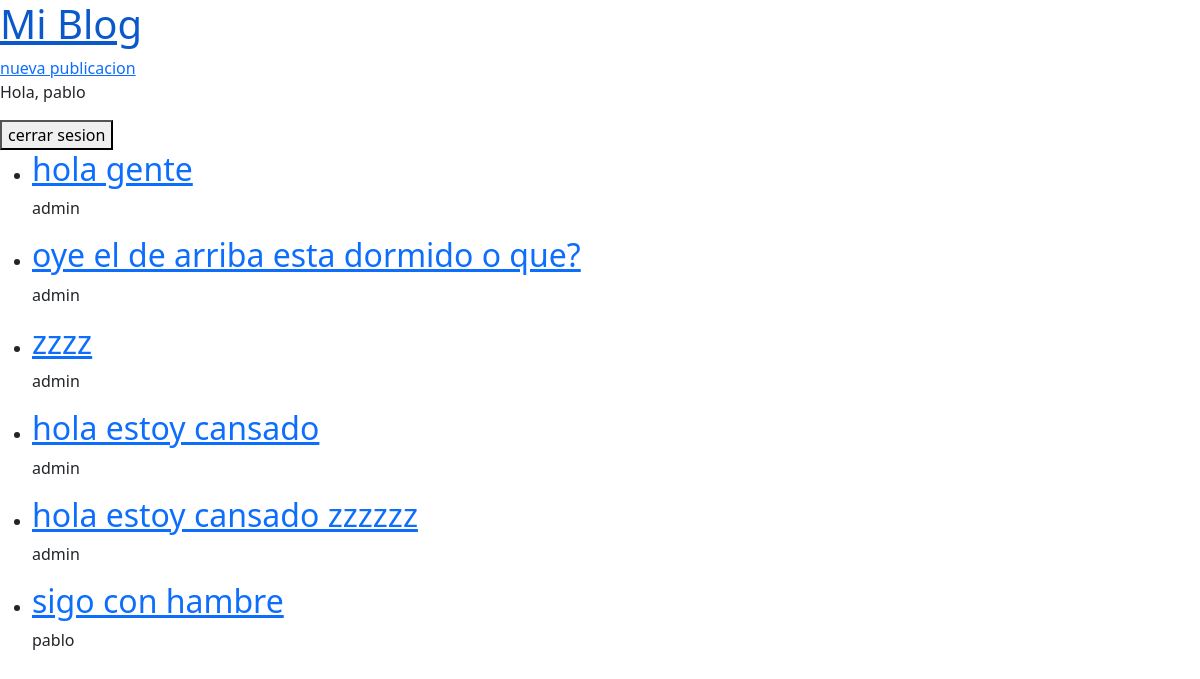
The page / (signed in) on the database its author committed.
### blogs/models.py (models this page shows, shortened)
class Post(models.Model):
    title = models.CharField(max_length=200)
    content = models.TextField()
    created_at = models.DateTimeField(auto_now_add=True)
    updated_at = models.DateTimeField(auto_now=True)
    author = models.ForeignKey(
        "auth.User",
        on_delete=models.CASCADE,
    )

### blogs/views.py (the view)
# urls.py: path("", postlistview.as_view(), name="post-list"),
class postlistview(ListView):
    model = Post
    template_name = "post_list.html"

### templates/post_list.html
{% extends "_base.html" %}
{% block content %}
    <ul>
        {% for publication in post_list %}
            <li>
                <a href="{% url 'post-detail' publication.id %}"><h2>{{ publication.title }}</h2></a>
                <p>{{ publication.author }}</p>
            </li>
        {% endfor %}
    </ul>
{% endblock content %}

### templates/_base.html (shortened to what this page needs)
{% load static %}
<!DOCTYPE html>
<html lang="en">
<head>
    <link rel="stylesheet" href="{% static 'base.css' %}">
    <link href="https://cdn.jsdelivr.net/npm/bootstrap@5.3.8/dist/css/bootstrap.min.css" rel="stylesheet">
</head>
<body>
    <a href="{% url 'post-list' %}"><h1>Mi Blog</h1></a>
    <a href="{% url 'post-new' %}">nueva publicacion</a>
    {% if user.is_authenticated %}
        <p>Hola, {{ user.username }}</p>
        <form action="{% url 'logout' %}" method="post">
            <button type="submit">cerrar sesion</button>
        </form>
    {% else %}
        <a href="{% url 'login' %}">iniciar sesion</a>
        <a href="{% url 'signup' %}">registrarse</a>
    {% endif %}
    {% block content %}
    {% endblock %}
</body>
</html>

### static/base.css (style rules this page uses)
h1 { color:red; }

### rows shown on the page
Post: title "hola gente", author "admin"
Post: title "oye el de arriba esta dormido o que?", author "admin"
Post: title "zzzz", author "admin"
Post: title "hola estoy cansado", author "admin"
Post: title "hola estoy cansado zzzzzz", author "admin"
Post: title "sigo con hambre", author "pablo"

### other values the page prints
{{ user.username }} "pablo"
